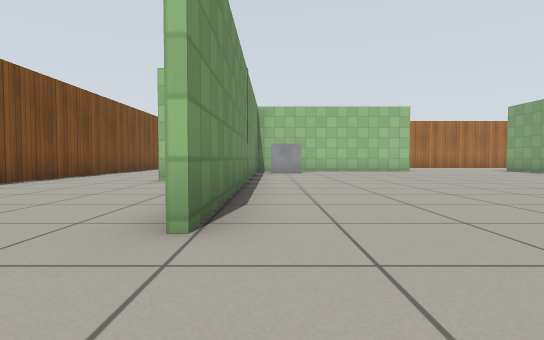
view 1 (above)

21 first-person views from a walk through a world built for the Gazebo simulator. The camera is 0.5 m above the floor, tilts 2° down and sees 80° across. The floor is counted in squares, 1 m on a side. Each view is taken from the middle of a square. On the plan, view 1 faces up. The plan holds only what a view shows up to about 9 squares ahead; the rest is blank. Gazebo's built-in surfaces are drawn with simple patterns.

view 2
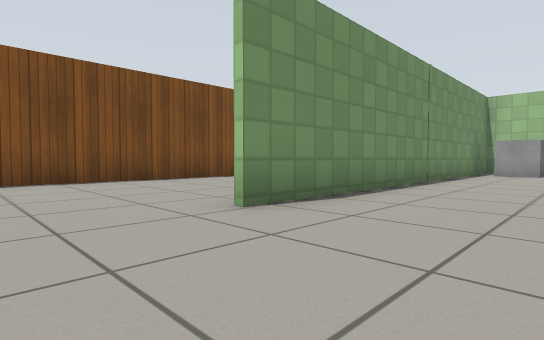

view 3
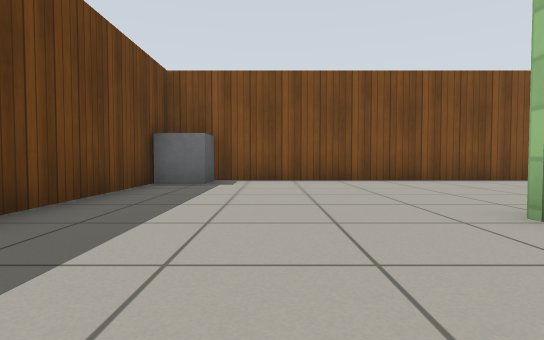

view 4
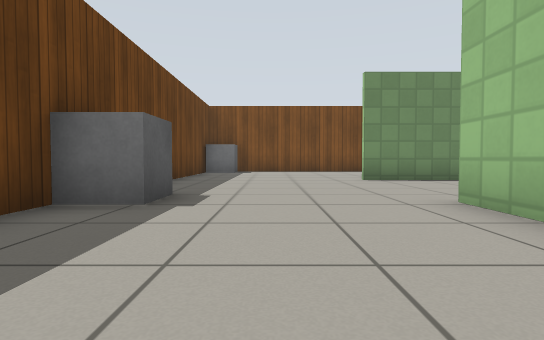

view 5
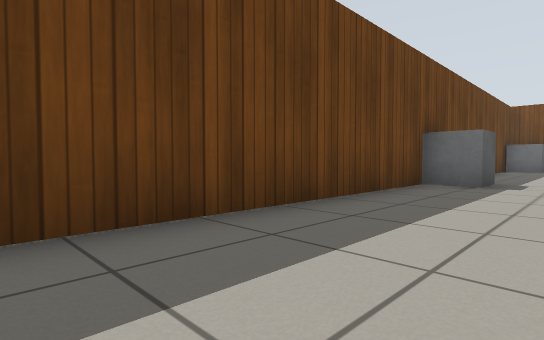

view 6
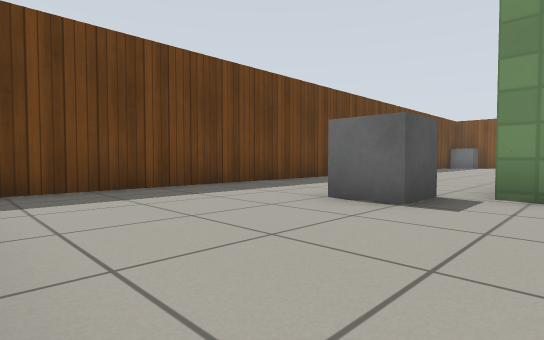

view 7
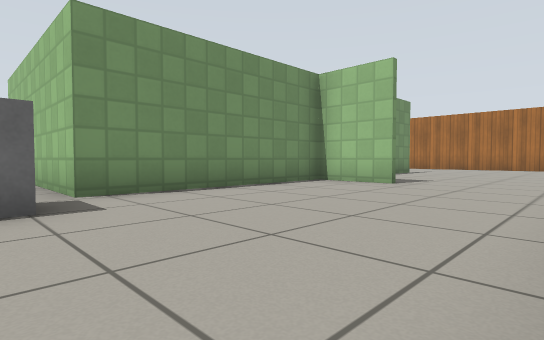

view 8
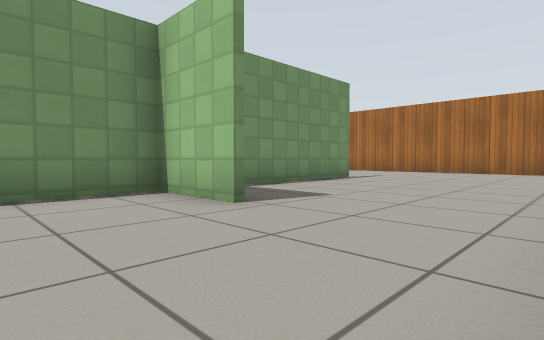

view 9
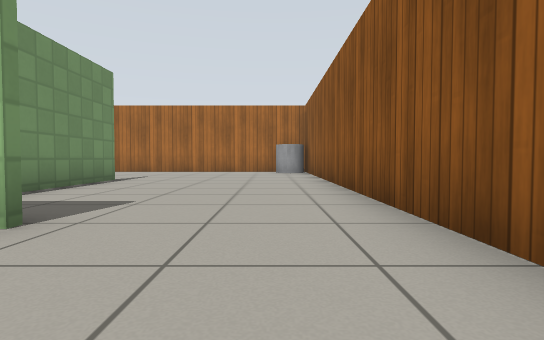

view 10
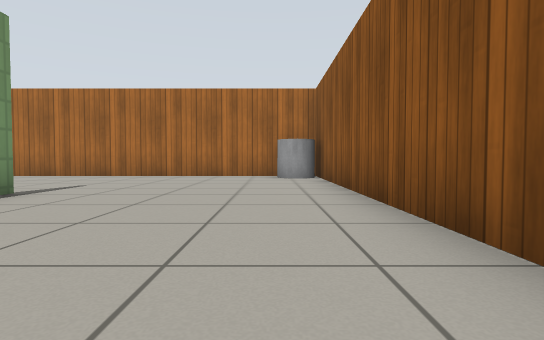

view 11
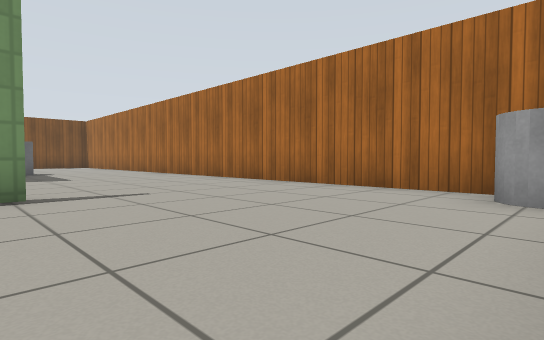

view 12
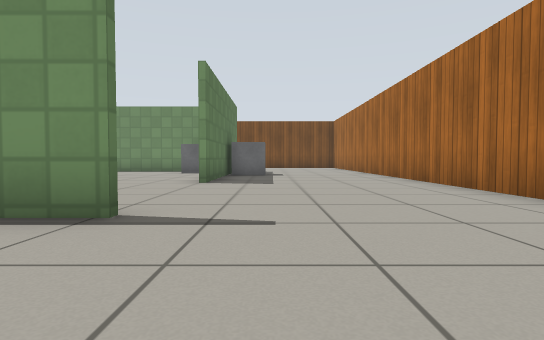

view 13
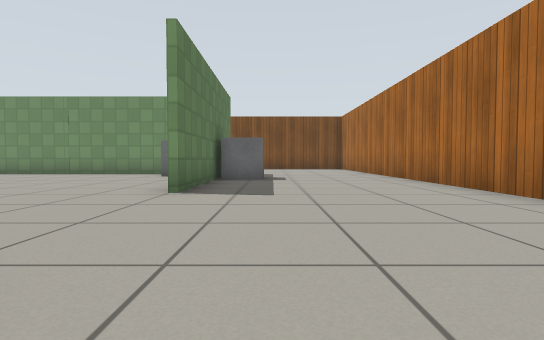

view 14
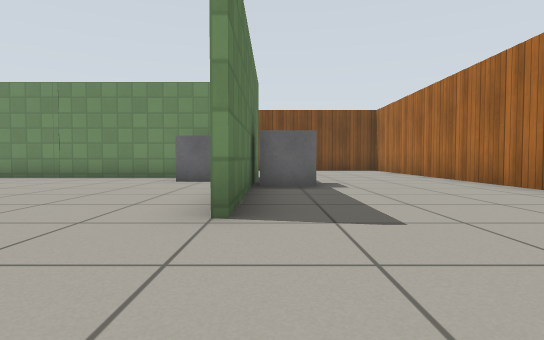

view 15
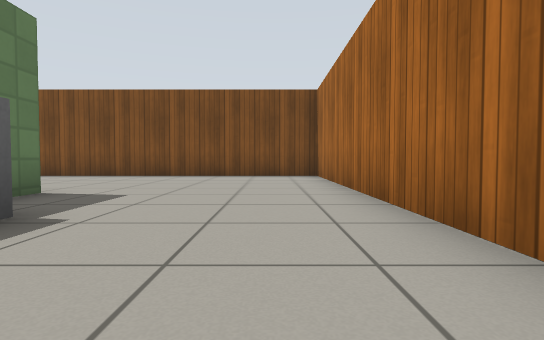

view 16
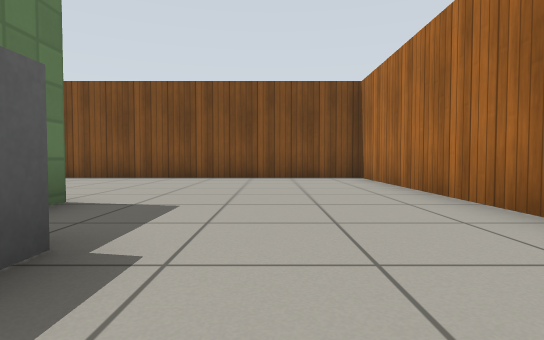

view 17
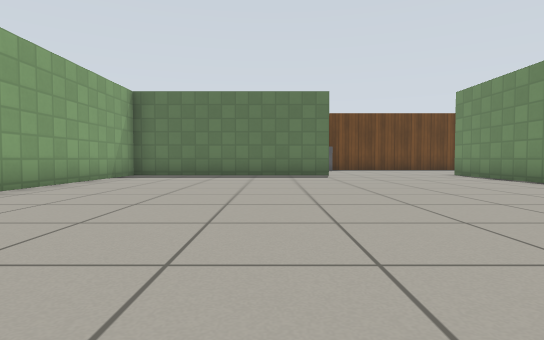

view 18
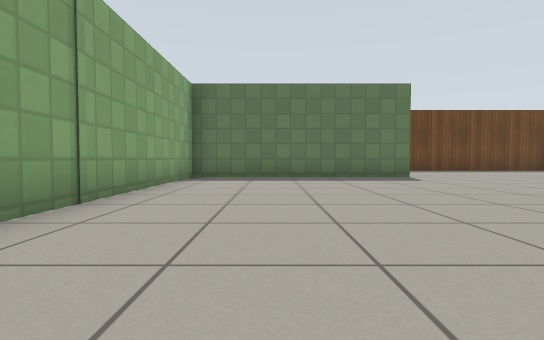

view 19
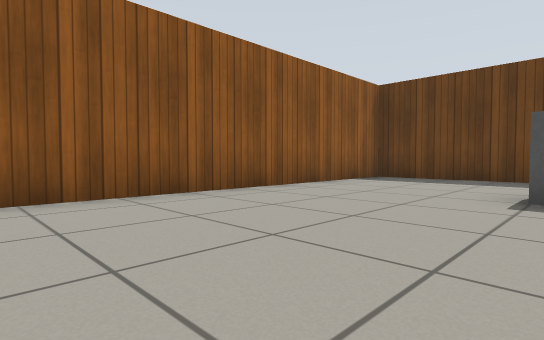

view 20
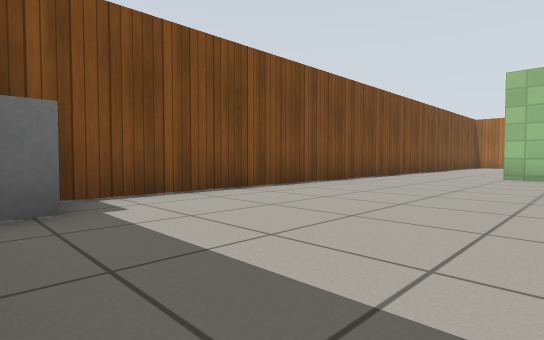

view 21
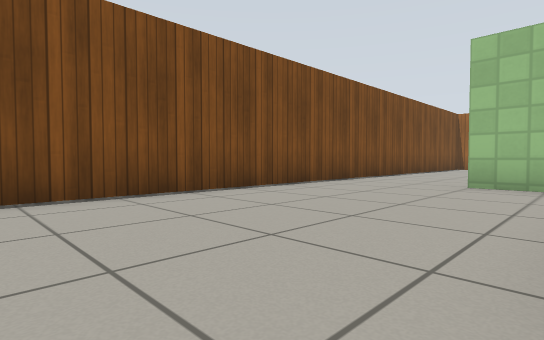

### Floor plan
Points are (right, up) in squares from view 1. A wall is a line through its corners. A room is listed if a view was taken in it or the views show most of it. See-through windows are left out.
Room 1 (views 1, 2, 3, 4, 5, 6, 7, 8, 9, 10, 11, 12, 13, 14, 15, 16, 17, 18, 19, 20, 21)
walls: (2.5, 12.6) (5.4, 12.6); (3.2, 2.3) (9.1, 2.3) (9.1, 8.5); (11.1, 7.3) (9.3, 7.3) (9.3, 2.1) (3.2, 2.1); (9.3, 12.8) (9.3, 8.9); (-1.5, 7.3) (-2.6, 7.3); (-0.6, 11.5) (-0.6, 2.1); (12.6, 17.3) (-5.4, 17.3) (-5.4, -2.4) (14.3, -2.4) (14.3, 16.4)
objects: grey box (-5, -2); grey box (0, 11) to (1, 12); grey box (1, 13) to (2, 14); grey box (3, -2); grey box (10, 1) to (10, 2); grey cylinder (13, 17) to (14, 17)

Positions as (right, up) in squares from view 1, and headings:
1: (0, 0), facing up
2: (2, 0), facing up-left
3: (2, 0), facing left
4: (7, 0), facing left
5: (10, 0), facing down-left
6: (14, 3), facing down-left
7: (14, 1), facing up-left
8: (14, 5), facing up-left
9: (13, 5), facing up
10: (13, 8), facing up
11: (14, 12), facing up-left
12: (12, 14), facing left
13: (10, 14), facing left
14: (8, 13), facing left
15: (4, 16), facing left
16: (3, 15), facing left
17: (5, 12), facing down
18: (7, 11), facing down
19: (10, 6), facing down-right
20: (-1, -2), facing up-left
21: (-1, 1), facing up-left
